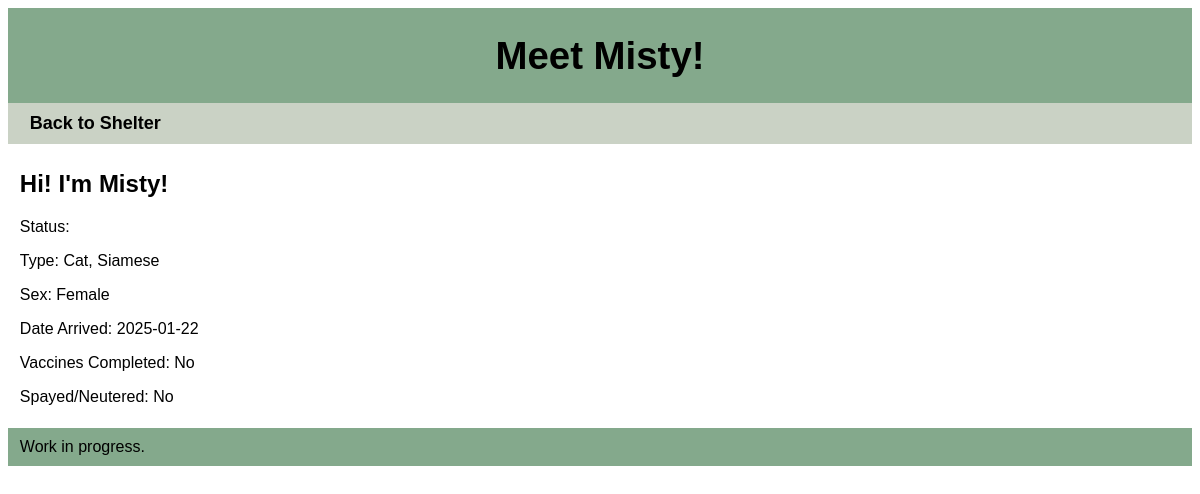
The page /animal/2 on the database its author committed.
### tables this page shows
CREATE TABLE Animal (
        animal_id INTEGER PRIMARY KEY AUTOINCREMENT,
        shelter_id INTEGER,
        name TEXT NOT NULL,
        type TEXT NOT NULL,
        breed TEXT NOT NULL,
        sex TEXT NOT NULL,
        foster INTEGER NOT NULL,
        adopt INTEGER NOT NULL,
        status TEXT NOT NULL,
        date_time_arrived TEXT NOT NULL,
        chipped BOOLEAN NOT NULL,
        date_last_vet_visit TEXT NOT NULL,
        vaccines BOOLEAN NOT NULL,
        spayed_neutered BOOLEAN NOT NULL,
        FOREIGN KEY (shelter_id) REFERENCES Shelter(shelter_id)
    );

### app/api.py (the view)
@app.route("/animal/<int:animalID>", methods = ['GET'])
def index_by_id(animalID = 0):
    conn = sqlite3.connect(DATABASE)
    conn.row_factory = sqlite3.Row
    cursor = conn.cursor()
    animal = cursor.execute(('SELECT name, type, shelter_id, breed, animal_id, sex, date_time_arrived, vaccines, spayed_neutered FROM Animal WHERE animal_id = ?'), (animalID,)).fetchone()
    conn.close()
    if not animal:
       return "Animal not found."
    return render_template("animal.html", animal=animal)

### app/templates/animal.html (shortened to what this page needs)
<!doctype html>
<html>
<head>
    <link rel="stylesheet" type="text/css" href="{{ url_for('static', filename='style.css') }}">
</head>
<body>
    <div id="container">
        <header>
            <h1>Meet {{ animal['name'] }}!</h1>
        </header>
        <body>
        <nav id="navbar">
            <a href = "/home/{{ animal['shelter_id' ]}}">Back to Shelter</a>
        </nav>
        <main>
            {% if animal %}
                <div id = "animal-info">
                    <h2>Hi! I'm {{ animal['name'] }}!</h2>
                    <p>Status: {{ animal['status'] }}</p>
                    <p>Type: {{ animal['type'] }}, {{ animal['breed'] }}</p>
                    <p>Sex: {{ animal['sex'] }}</p>
                    <p>Date Arrived: {{ animal['date_time_arrived'] }}</p>
                    {% if animal['vaccines'] == '1' %}
                        <p>Vaccines Completed: Yes</p>
                    {% else %}
                        <p>Vaccines Completed: No</p>
                    {% endif %}
                    {% if animal['spayed_neutered'] == '1' %}
                        <p>Spayed/Neutered: Yes</p>
                    {% else %}
                        <p>Spayed/Neutered: No</p>
                    {% endif %}
                </div>
            {% endif %}
        </main>
        </body>
        <footer>Work in progress.</a></footer>
    </div>
</body>
</html>

### app/static/style.css (style rules this page uses)
header { font-size: larger; background-color: #84a98c; align-content:center; text-align: center; font-family: 'Franklin Gothic Medium', 'Arial Narrow', Arial, sans-serif; }
nav { background-color: #cad2c5; padding: 10px 1%; font-family: Arial, Helvetica, sans-serif; }
nav a { font-weight: bold; font-size: large; text-decoration: none; padding: 10px; color: black; }
main { padding: 0.5% 1%; font-family: Arial, Helvetica, sans-serif; }
footer { background-color: #84a98c; padding: 10px 1%; font-family: 'Franklin Gothic Medium', 'Arial Narrow', Arial, sans-serif; }

### rows shown on the page
Animal: name "Misty", type "Cat", breed "Siamese", sex "Female", date_time_arrived "2025-01-22"
